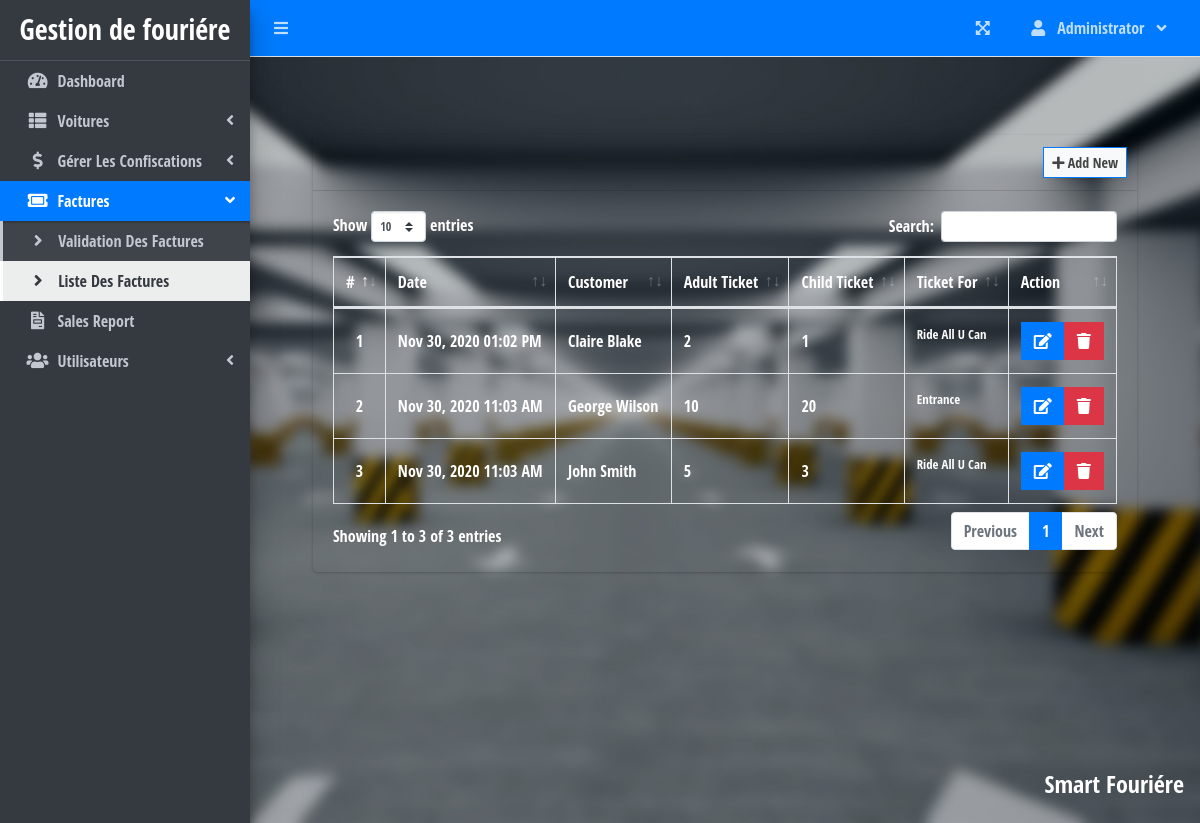
Screenshot of /index.php?page=ticket_list (signed in) with the database file from the repository.
### tables this page shows
CREATE TABLE `ticket_list` (
  `id` int(30) NOT NULL,
  `name` varchar(200) NOT NULL,
  `no_adult` int(11) NOT NULL,
  `no_child` int(11) NOT NULL,
  `adult_price` float NOT NULL,
  `child_price` float NOT NULL,
  `pricing_id` int(30) NOT NULL,
  `amount` float NOT NULL,
  `tendered` float NOT NULL,
  `date_created` datetime NOT NULL DEFAULT current_timestamp()
);

CREATE TABLE `pricing` (
  `id` int(11) NOT NULL,
  `name` varchar(200) NOT NULL,
  `ride_id` varchar(5) NOT NULL,
  `adult_price` float NOT NULL,
  `child_price` float NOT NULL,
  `date_created` datetime NOT NULL DEFAULT current_timestamp()
);

### ticket_list.php (the view, shortened to what this page needs)
<?php include'db_connect.php' ?>
<div class="col-lg-12">
	<div class="card custom-card">
		<div class="card-header">
			<div class="card-tools">
				<a class="btn btn-block btn-sm btn-default btn-flat border-primary " href="./index.php?page=new_ticket"><i class="fa fa-plus"></i> Add New</a>
			</div>
		</div>
		<div class="card-body">
			<table class="table tabe-hover table-bordered" id="list">
				<!-- <colgroup>
					<col width="5%">
					<col width="15%">
					<col width="25%">
					<col width="25%">
					<col width="15%">
				</colgroup> -->
				<thead>
					<tr>
						<th class="text-center">#</th>
						<th>Date</th>
						<th>Customer</th>
						<th>Adult Ticket</th>
						<th>Child Ticket</th>
						<th>Ticket For</th>
						<th>Action</th>
					</tr>
				</thead>
				<tbody>
					<?php
					$i = 1;
					$qry = $conn->query("SELECT t.*,p.name as ticket_for FROM ticket_list t inner join pricing p on p.id = t.pricing_id order by unix_timestamp(t.date_created) desc ");
					while($row= $qry->fetch_assoc()):
					?>
					<tr>
						<td class="text-center"><?php echo $i++ ?></td>
						<td class=""><b><?php echo date("M d, Y h:i A",strtotime($row['date_created'])) ?></b></td>
						<td class=""><b><?php echo ucwords($row['name']) ?></b></td>
						<td class=""><b><?php echo number_format($row['no_adult']) ?></b></td>
						<td class=""><b><?php echo number_format($row['no_child']) ?></b></td>
						<td><p><small><?php echo $row['ticket_for'] ?></small></p></td>
						<td class="text-center">
		                    <div class="btn-group">
		                        <a href="index.php?page=edit_ticket&id=<?php echo $row['id'] ?>" class="btn btn-primary btn-flat ">
		                          <i class="fas fa-edit"></i>
		                        </a>
		                        <button type="button" class="btn btn-danger btn-flat delete_ticket" data-id="<?php echo $row['id'] ?>">
		                          <i class="fas fa-trash"></i>
		                        </button>
	                      </div>
						</td>
					</tr>
				<?php endwhile; ?>
				</tbody>
			</table>
		</div>
	</div>
</div>

### assets/styles/common.css (style rules this page uses)
body { background: #999; padding: 40px; font-family: "Open Sans Condensed", sans-serif; background: url('../images/Smp.jpg') no-repeat center center fixed; background-size: cover; }
.custom-card { background-color: transparent !important; color: #fff !important; }

### ticket_list.php (style rules this page uses)
table td { vertical-align: middle !important; }

### rows the page displays
ticket_list: date_created "Nov 30, 2020 01:02 PM", name "Claire Blake", no_adult "2", no_child "1", pricing.name "Ride All U Can"
ticket_list: date_created "Nov 30, 2020 11:03 AM", name "George Wilson", no_adult "10", no_child "20", pricing.name "Entrance"
ticket_list: date_created "Nov 30, 2020 11:03 AM", name "John Smith", no_adult "5", no_child "3", pricing.name "Ride All U Can"

### other values shown
$_SESSION['login_firstname'] "Administrator"
